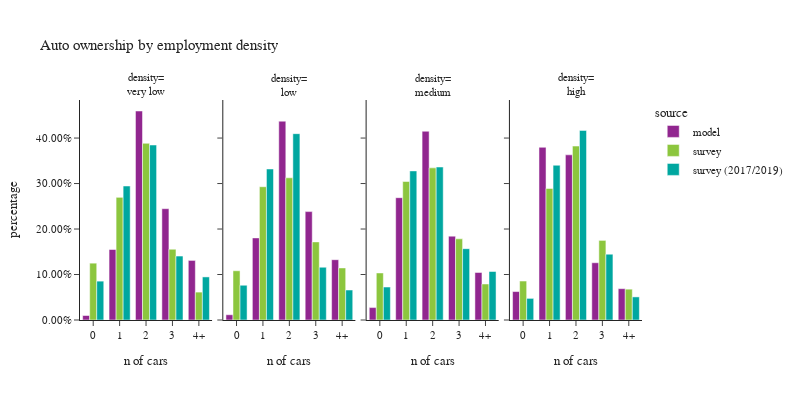

The notebook cell saved with this chart:
### Code cell
plot_auto(hh.dropna(subset=['emp_density_group']),'emp_density_group','employment density','density')

### Figure 1 — Plotly figure (JSON) as saved in the notebook; plotly's stock layout.template omitted (floating-point values rounded to 4 significant figures)
{"data": [{"alignmentgroup": "True", "customdata": [[2996], [46991], [139322], [74206], [39714]], "hovertemplate": "source=model<br>emp_density_group=very low<br>auto_ownership_simple=%{x}<br>percentage=%{y}<br>sample count=%{customdata[0]}<extra></extra>", "legendgroup": "model", "marker": {"color": "#91268F", "pattern": {"shape": ""}}, "name": "model", "offsetgroup": "model", "orientation": "v", "showlegend": true, "textposition": "auto", "type": "bar", "x": ["0", "1", "2", "3", "4+"], "xaxis": "x", "y": [0.00988, 0.155, 0.4595, 0.2447, 0.131], "yaxis": "y"}, {"alignmentgroup": "True", "customdata": [[1512], [23635], [57239], [31208], [17361]], "hovertemplate": "source=model<br>emp_density_group=low<br>auto_ownership_simple=%{x}<br>percentage=%{y}<br>sample count=%{customdata[0]}<extra></extra>", "legendgroup": "model", "marker": {"color": "#91268F", "pattern": {"shape": ""}}, "name": "model", "offsetgroup": "model", "orientation": "v", "showlegend": false, "textposition": "auto", "type": "bar", "x": ["0", "1", "2", "3", "4+"], "xaxis": "x2", "y": [0.01155, 0.1805, 0.4371, 0.2383, 0.1326], "yaxis": "y2"}, {"alignmentgroup": "True", "customdata": [[11840], [116695], [180085], [80021], [45339]], "hovertemplate": "source=model<br>emp_density_group=medium<br>auto_ownership_simple=%{x}<br>percentage=%{y}<br>sample count=%{customdata[0]}<extra></extra>", "legendgroup": "model", "marker": {"color": "#91268F", "pattern": {"shape": ""}}, "name": "model", "offsetgroup": "model", "orientation": "v", "showlegend": false, "textposition": "auto", "type": "bar", "x": ["0", "1", "2", "3", "4+"], "xaxis": "x3", "y": [0.02728, 0.2689, 0.415, 0.1844, 0.1045], "yaxis": "y3"}, {"alignmentgroup": "True", "customdata": [[27133], [164735], [157560], [54620], [29886]], "hovertemplate": "source=model<br>emp_density_group=high<br>auto_ownership_simple=%{x}<br>percentage=%{y}<br>sample count=%{customdata[0]}<extra></extra>", "legendgroup": "model", "marker": {"color": "#91268F", "pattern": {"shape": ""}}, "name": "model", "offsetgroup": "model", "orientation": "v", "showlegend": false, "textposition": "auto", "type": "bar", "x": ["0", "1", "2", "3", "4+"], "xaxis": "x4", "y": [0.06253, 0.3796, 0.3631, 0.1259, 0.06887], "yaxis": "y4"}, {"alignmentgroup": "True", "customdata": [[152], [397], [277], [60], [30]], "hovertemplate": "source=survey<br>emp_density_group=very low<br>auto_ownership_simple=%{x}<br>percentage=%{y}<br>sample count=%{customdata[0]}<extra></extra>", "legendgroup": "survey", "marker": {"color": "#8CC63E", "pattern": {"shape": ""}}, "name": "survey", "offsetgroup": "survey", "orientation": "v", "showlegend": true, "textposition": "auto", "type": "bar", "x": ["0", "1", "2", "3", "4+"], "xaxis": "x", "y": [0.125, 0.2697, 0.3884, 0.1556, 0.06134], "yaxis": "y"}, {"alignmentgroup": "True", "customdata": [[33], [113], [89], [34], [14]], "hovertemplate": "source=survey<br>emp_density_group=low<br>auto_ownership_simple=%{x}<br>percentage=%{y}<br>sample count=%{customdata[0]}<extra></extra>", "legendgroup": "survey", "marker": {"color": "#8CC63E", "pattern": {"shape": ""}}, "name": "survey", "offsetgroup": "survey", "orientation": "v", "showlegend": false, "textposition": "auto", "type": "bar", "x": ["0", "1", "2", "3", "4+"], "xaxis": "x2", "y": [0.1083, 0.293, 0.3126, 0.1717, 0.1145], "yaxis": "y2"}, {"alignmentgroup": "True", "customdata": [[179], [420], [281], [83], [36]], "hovertemplate": "source=survey<br>emp_density_group=medium<br>auto_ownership_simple=%{x}<br>percentage=%{y}<br>sample count=%{customdata[0]}<extra></extra>", "legendgroup": "survey", "marker": {"color": "#8CC63E", "pattern": {"shape": ""}}, "name": "survey", "offsetgroup": "survey", "orientation": "v", "showlegend": false, "textposition": "auto", "type": "bar", "x": ["0", "1", "2", "3", "4+"], "xaxis": "x3", "y": [0.1034, 0.3045, 0.3344, 0.1784, 0.07919], "yaxis": "y3"}, {"alignmentgroup": "True", "customdata": [[127], [376], [244], [58], [20]], "hovertemplate": "source=survey<br>emp_density_group=high<br>auto_ownership_simple=%{x}<br>percentage=%{y}<br>sample count=%{customdata[0]}<extra></extra>", "legendgroup": "survey", "marker": {"color": "#8CC63E", "pattern": {"shape": ""}}, "name": "survey", "offsetgroup": "survey", "orientation": "v", "showlegend": false, "textposition": "auto", "type": "bar", "x": ["0", "1", "2", "3", "4+"], "xaxis": "x4", "y": [0.08567, 0.2892, 0.3824, 0.175, 0.06779], "yaxis": "y4"}, {"alignmentgroup": "True", "customdata": [[347], [809], [434], [84], [24]], "hovertemplate": "source=survey (2017/2019)<br>emp_density_group=very low<br>auto_ownership_simple=%{x}<br>percentage=%{y}<br>sample count=%{customdata[0]}<extra></extra>", "legendgroup": "survey (2017/2019)", "marker": {"color": "#00A7A0", "pattern": {"shape": ""}}, "name": "survey (2017/2019)", "offsetgroup": "survey (2017/2019)", "orientation": "v", "showlegend": true, "textposition": "auto", "type": "bar", "x": ["0", "1", "2", "3", "4+"], "xaxis": "x", "y": [0.08542, 0.2946, 0.3847, 0.1406, 0.0947], "yaxis": "y"}, {"alignmentgroup": "True", "customdata": [[61], [157], [118], [33], [14]], "hovertemplate": "source=survey (2017/2019)<br>emp_density_group=low<br>auto_ownership_simple=%{x}<br>percentage=%{y}<br>sample count=%{customdata[0]}<extra></extra>", "legendgroup": "survey (2017/2019)", "marker": {"color": "#00A7A0", "pattern": {"shape": ""}}, "name": "survey (2017/2019)", "offsetgroup": "survey (2017/2019)", "orientation": "v", "showlegend": false, "textposition": "auto", "type": "bar", "x": ["0", "1", "2", "3", "4+"], "xaxis": "x2", "y": [0.07642, 0.332, 0.4096, 0.116, 0.06591], "yaxis": "y2"}, {"alignmentgroup": "True", "customdata": [[295], [867], [495], [114], [52]], "hovertemplate": "source=survey (2017/2019)<br>emp_density_group=medium<br>auto_ownership_simple=%{x}<br>percentage=%{y}<br>sample count=%{customdata[0]}<extra></extra>", "legendgroup": "survey (2017/2019)", "marker": {"color": "#00A7A0", "pattern": {"shape": ""}}, "name": "survey (2017/2019)", "offsetgroup": "survey (2017/2019)", "orientation": "v", "showlegend": false, "textposition": "auto", "type": "bar", "x": ["0", "1", "2", "3", "4+"], "xaxis": "x3", "y": [0.07246, 0.3278, 0.3363, 0.1568, 0.1066], "yaxis": "y3"}, {"alignmentgroup": "True", "customdata": [[209], [705], [392], [71], [34]], "hovertemplate": "source=survey (2017/2019)<br>emp_density_group=high<br>auto_ownership_simple=%{x}<br>percentage=%{y}<br>sample count=%{customdata[0]}<extra></extra>", "legendgroup": "survey (2017/2019)", "marker": {"color": "#00A7A0", "pattern": {"shape": ""}}, "name": "survey (2017/2019)", "offsetgroup": "survey (2017/2019)", "orientation": "v", "showlegend": false, "textposition": "auto", "type": "bar", "x": ["0", "1", "2", "3", "4+"], "xaxis": "x4", "y": [0.04754, 0.3402, 0.4168, 0.1446, 0.05078], "yaxis": "y4"}], "layout": {"annotations": [{"font": {}, "showarrow": false, "text": "density=<br>very low", "x": 0.1175, "xanchor": "center", "xref": "paper", "y": 1.0, "yanchor": "bottom", "yref": "paper"}, {"font": {}, "showarrow": false, "text": "density=<br>low", "x": 0.3725, "xanchor": "center", "xref": "paper", "y": 1.0, "yanchor": "bottom", "yref": "paper"}, {"font": {}, "showarrow": false, "text": "density=<br>medium", "x": 0.6275, "xanchor": "center", "xref": "paper", "y": 1.0, "yanchor": "bottom", "yref": "paper"}, {"font": {}, "showarrow": false, "text": "density=<br>high", "x": 0.8825, "xanchor": "center", "xref": "paper", "y": 1.0, "yanchor": "bottom", "yref": "paper"}], "barmode": "group", "font": {"size": 11}, "height": 400, "legend": {"title": {"text": "source"}, "tracegroupgap": 0}, "title": {"text": "Auto ownership by employment density"}, "width": 800, "xaxis": {"anchor": "y", "domain": [0.0, 0.235], "title": {"text": "n of cars"}}, "xaxis2": {"anchor": "y2", "domain": [0.255, 0.49], "matches": "x", "title": {"text": "n of cars"}}, "xaxis3": {"anchor": "y3", "domain": [0.51, 0.745], "matches": "x", "title": {"text": "n of cars"}}, "xaxis4": {"anchor": "y4", "domain": [0.765, 1.0], "matches": "x", "title": {"text": "n of cars"}}, "yaxis": {"anchor": "x", "domain": [0.0, 1.0], "tickformat": ".2%", "title": {"text": "percentage"}}, "yaxis2": {"anchor": "x2", "domain": [0.0, 1.0], "matches": "y", "showticklabels": false, "tickformat": ".2%"}, "yaxis3": {"anchor": "x3", "domain": [0.0, 1.0], "matches": "y", "showticklabels": false, "tickformat": ".2%"}, "yaxis4": {"anchor": "x4", "domain": [0.0, 1.0], "matches": "y", "showticklabels": false, "tickformat": ".2%"}}}
